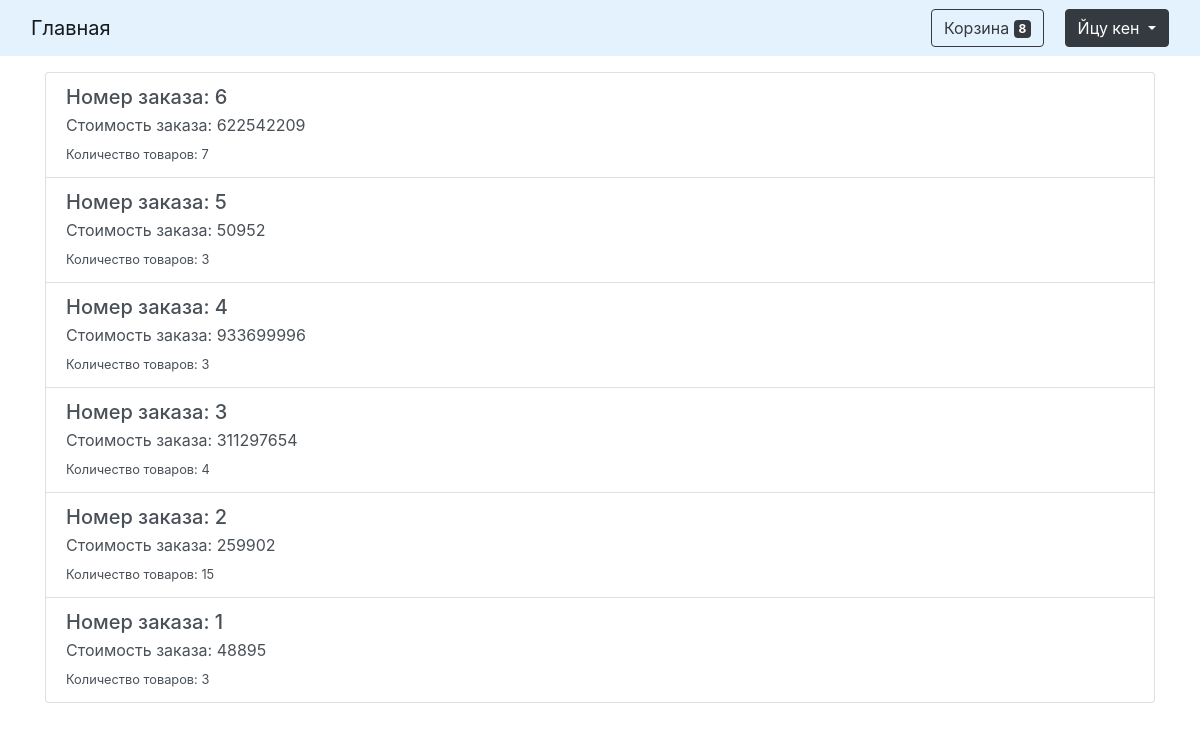
/my_orders (signed in), run on the app's committed database.
### data/users.py (models this page shows, shortened)
class User(SqlAlchemyBase, UserMixin):
    __tablename__ = 'users'
    id = sqlalchemy.Column(sqlalchemy.Integer,
                           primary_key=True, autoincrement=True)
    name = sqlalchemy.Column(sqlalchemy.String, nullable=False)
    phone_number = sqlalchemy.Column(sqlalchemy.String, unique=True, nullable=False)
    address = sqlalchemy.Column(sqlalchemy.String, nullable=False)
    hashed_password = sqlalchemy.Column(sqlalchemy.String, nullable=True)
    cart = sqlalchemy.Column(sqlalchemy.String, default="")

### data/orders.py (models this page shows)
class Order(SqlAlchemyBase):
    __tablename__ = 'orders'
    id = sqlalchemy.Column(sqlalchemy.Integer, autoincrement=True, primary_key=True)
    user_id = sqlalchemy.Column(sqlalchemy.Integer, index=True)
    order = sqlalchemy.Column(sqlalchemy.String, default="")
    total_price = sqlalchemy.Column(sqlalchemy.Integer, default=0)
    quantity_of_goods = sqlalchemy.Column(sqlalchemy.Integer, default=0)

### main.py (the view)
@app.route('/my_orders', methods=['GET', 'POST'])
def my_orders():
    db_sess = db_session.create_session()
    orders = db_sess.query(Order).filter(Order.user_id == current_user.get_id()).all()
    orders.reverse()
    if not orders:
        return render_template("orders.html", title="Заказы", empty_orders=True,
                               count_product=count_products)
    else:
        return render_template("orders.html", title="Заказы", orders=orders, count_product=count_products)

### data/db_session.py (called while the page is built)
def create_session() -> Session:
    global __factory
    return __factory()

### main.py (called while the page is built)
@login_manager.user_loader
def load_user(user_id):
    db_sess = db_session.create_session()
    return db_sess.query(User).get(user_id)

@app.before_request
def before_request():
    session.permanent = True
    app.permanent_session_lifetime = timedelta(days=31)

### templates/orders.html
{% extends "base.html" %}
{% block content %}
{% if empty_orders %}
<h2 class="mt-3">Вы не сделали ни одного заказа</h2>
{% else %}
<div class="list-group">
    {% for order in orders%}
    <a href="my_orders/{{order.id}}" class="list-group-item list-group-item-action flex-column align-items-start">
        <div class="d-flex w-100 justify-content-between">
            <h5 class="mb-1">Номер заказа: {{order.id}}</h5>
        </div>
        <p class="mb-1">Стоимость заказа: {{order.total_price}}</p>
        <small>Количество товаров: {{order.quantity_of_goods}}</small>
    </a>
    {% endfor %}
</div>
{% endif %}
{% endblock %}

### templates/base.html (shortened to what this page needs)
<!doctype html>
<html lang="en">
<head>
    <link rel="stylesheet"
          href="https://stackpath.bootstrapcdn.com/bootstrap/4.4.1/css/bootstrap.min.css"
>
</head>
<body>
<header>
    <nav class="navbar navbar-expand-lg navbar-light sticky-top mb-3" style="background-color: #e3f2fd;">
        <div class="container-fluid">
            <a class="navbar-brand" href="/">Главная</a>
            <div class="navbar-right">
                <a href="/cart" class="btn btn-outline-dark mr-3">Корзина
                    <span class="badge badge-dark">{{count_product}}</span></a>
                {% if current_user.is_authenticated %}
                <div class="btn-group">
                    <button class="btn btn-dark dropdown-toggle navbar-right" type="button"
                            id="dropdownMenuButton"
                            data-toggle="dropdown" aria-expanded="false">
                        {{ current_user.name }}
                    </button>
                </div>
                {% else %}
                <a href="/login" class="btn btn-dark">Войти</a>
                {% endif %}
            </div>
        </div>
    </nav>
</header>
<main role="main" class="container">
    {% block content %}{% endblock %}
</main>
</body>
</html>

### data on the page
User: name "Йцу кен"
Order: id "6", total_price "622542209", quantity_of_goods "7"
Order: id "5", total_price "50952", quantity_of_goods "3"
Order: id "4", total_price "933699996", quantity_of_goods "3"
Order: id "3", total_price "311297654", quantity_of_goods "4"
Order: id "2", total_price "259902", quantity_of_goods "15"
Order: id "1", total_price "48895", quantity_of_goods "3"

### other printed values
{{ count_product }} "8"
